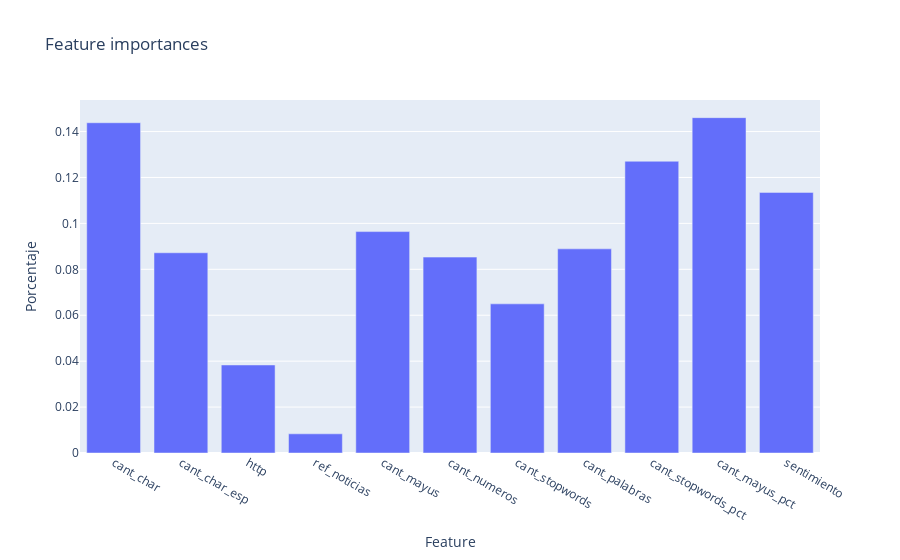

Notebook code for this chart:
### Markdown cell above
# A. Random Forest Classifier - Features

### Code cell
y = train_df['target']
columnas = ['id', 'keyword', 'location', 'text', 'target', 'text_clean']
X = train_df.drop(columnas, axis=1)



#Split
X_train, X_test, y_train, y_test = train_test_split(X, y, test_size = 0.25, random_state = 0)



# Train
RFC = RandomForestClassifier(n_estimators = 300,  max_depth=13, max_features='auto',
                             criterion='entropy', random_state = 0)

RFC.fit(X_train, y_train)

#Predict
y_pred = RFC.predict(X_test)

#Métricas
mostrar_metricas(y_test, y_pred)


#Features importances
features = np.array(X.columns)
importances = RFC.feature_importances_

#Grafico
fig = go.Figure([go.Bar(x=X_train.columns, y=importances)])
fig.update_layout(title_text='Feature importances',
                      xaxis_title='Feature',
                      yaxis_title='Porcentaje',
                      template="plotly")
fig.show()


'''

#Tree
tree0 = RFC.estimators_[0]
fig, axes = plt.subplots(nrows = 1, ncols = 1,  figsize=(9,6), dpi=200)
plot_tree(tree0, feature_names = X_train.columns, filled = True)
plt.show()


#Buscando parámetros 'buenos'
param_grid = { 
    'n_estimators': [200, 500],
    'max_features': ['auto', 'sqrt', 'log2'],
    'max_depth' : [4,5,6,7,8],
    'criterion' :['gini', 'entropy']
}

#Grid Search train
GSCV = GridSearchCV(estimator=RFC, param_grid=param_grid, cv= 5)
GSCV.fit(X_train, y_train)

# Best paramns
print(GSCV.best_params_)

'''

print('')

### Figure 1 — Plotly figure (JSON) as saved in the notebook; plotly's stock layout.template omitted (floating-point values rounded to 4 significant figures)
{"data": [{"type": "bar", "x": ["cant_char", "cant_char_esp", "http", "ref_noticias", "cant_mayus", "cant_numeros", "cant_stopwords", "cant_palabras", "cant_stopwords_pct", "cant_mayus_pct", "sentimiento"], "y": [0.1438, 0.08721, 0.03834, 0.008352, 0.09643, 0.08532, 0.06496, 0.08891, 0.1271, 0.1461, 0.1135]}], "layout": {"title": {"text": "Feature importances"}, "xaxis": {"title": {"text": "Feature"}}, "yaxis": {"title": {"text": "Porcentaje"}}}}
